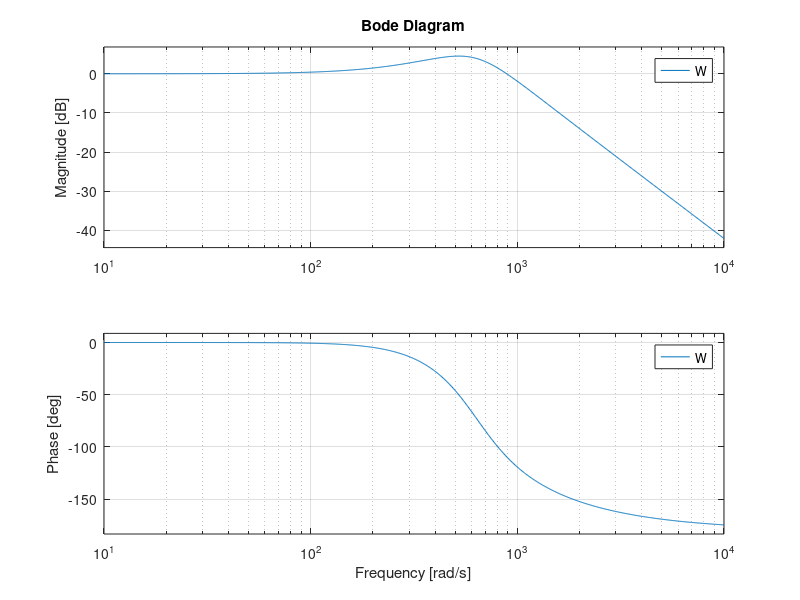

This chart was generated by the following MATLAB code:
%% SPEED OBSERVER
% machine parameters
 
J = 0.00179
P = 4
 
%% Speed observer parameters
p1 = 2*pi*300
p2 = 2*pi*30
p3 = 2*pi*3
 
%% Transfer function
 
K_p = (p1*p2 + p2*p3 + p1*p3)*J/(P/2)
K_i = p1*p2*p3*J/(P/2)
K_d = (p1 + p2 + p3)/(P/2)
 
Ki_div_kp = K_i/K_p
 
G = tf([P*K_d*J P*K_p K_i*P],[2*J P*J*K_d P*K_p P*K_i])
pzmap(G)
%bode(G)
%rlocus(G)
%% SPEED REGULATOR
% Transfer function
 
tau_i = 1/(2*pi*200)
K_p_omega = J/(2*tau_i)
K_i_omega = J/(8*(tau_i)^2)
K_i_omega/K_p_omega 
F = tf([K_p_omega K_i_omega],[tau_i*J J 0 0])
W = tf([K_p_omega/K_i_omega 1],[J*tau_i/K_i_omega J/K_i_omega K_p_omega/K_i_omega  1])
%rlocus(F)
%pzmap(W)
%step(G)
%figure
bode(W)
 
% pzplot(G)
%% Current transfer function
%G = tf([1],[tau_i 1])
%bode(G)